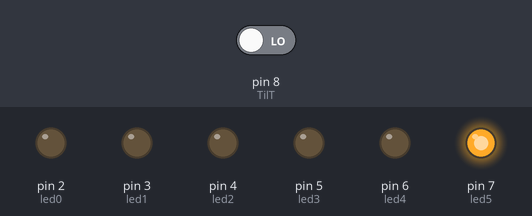
Simulated run of this sketch. Board: Arduino Uno, built with avr-gcc and run on an emulated ATmega328P. On the bench: output pins drawn as LEDs (lit = HIGH). The test bench sets the inputs (shaded band); at power-on: pin 8 (TilT) LOW.

Above: at 0.2 s.
At 1.7 s:
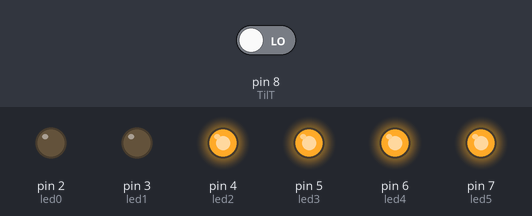
At 2.7 s:
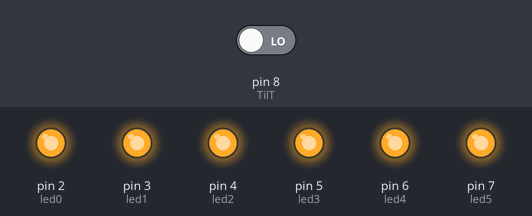
At 3.7 s:
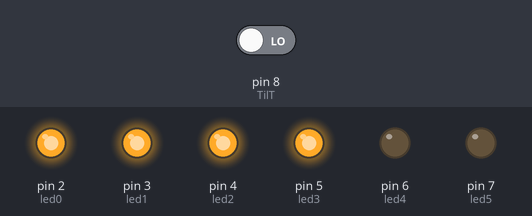
At 5.2 s:
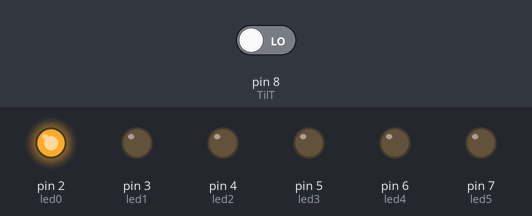
At 7.2 s:
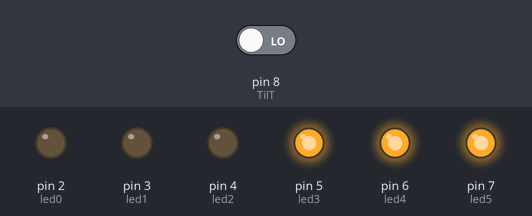
Timing chart, 0 to 7.8 s (numbered marks = the images above):
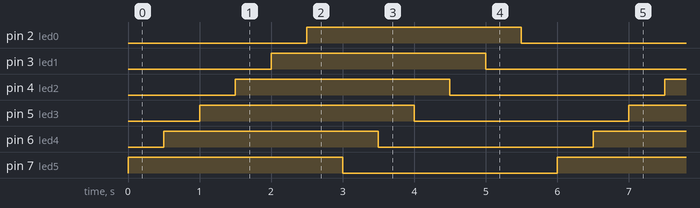

Measured:
- by itself, pin 2 (led0), pin 3 (led1), pin 4 (led2), pin 5 (led3), pin 6 (led4), pin 7 (led5): alternates HIGH for 3.0 s and LOW for 3.0 s
- by itself, everything shown: repeats every 6.0 s, in 12 steps

The sketch:

TILTswitch02.ino
```cpp
#define led0 2
#define led1 3
#define led2 4
#define led3 5
#define led4 6
#define led5 7
#define TilT 8

int i;
void setup() {
 pinMode(led0,OUTPUT);
 pinMode(led1,OUTPUT);
 pinMode(led2,OUTPUT);
 pinMode(led3,OUTPUT);
 pinMode(led4,OUTPUT);
 pinMode(led5,OUTPUT);
 pinMode(TilT,INPUT);
 //digitalWrite(led,LOW);
}

void loop() {
  if(digitalRead(TilT)==1){
      digitalWrite(led0,HIGH);
      delay(200);
      digitalWrite(led1,HIGH);
      delay(200);
      digitalWrite(led2,HIGH);
      delay(200);
      digitalWrite(led3,HIGH);
      delay(200);
      digitalWrite(led4,HIGH);
      delay(500);
      digitalWrite(led5,HIGH);
      delay(500);

      digitalWrite(led0,LOW);
      delay(500);
      digitalWrite(led1,LOW);
      delay(500);
      digitalWrite(led2,LOW);
      delay(500);
      digitalWrite(led3,LOW);
      delay(500);
      digitalWrite(led4,LOW);
      delay(500);
      digitalWrite(led5,LOW);
      delay(500);
  }
  else
  {
      digitalWrite(led5,HIGH);
      delay(500);
      digitalWrite(led4,HIGH);
      delay(500);
      digitalWrite(led3,HIGH);
      delay(500);
      digitalWrite(led2,HIGH);
      delay(500);
      digitalWrite(led1,HIGH);
      delay(500);
      digitalWrite(led0,HIGH);
      delay(500);

      digitalWrite(led5,LOW);
      delay(500);
      digitalWrite(led4,LOW);
      delay(500);
      digitalWrite(led3,LOW);
      delay(500);
      digitalWrite(led2,LOW);
      delay(500);
      digitalWrite(led1,LOW);
      delay(500);
      digitalWrite(led0,LOW);
      delay(500);
    }
}
```
